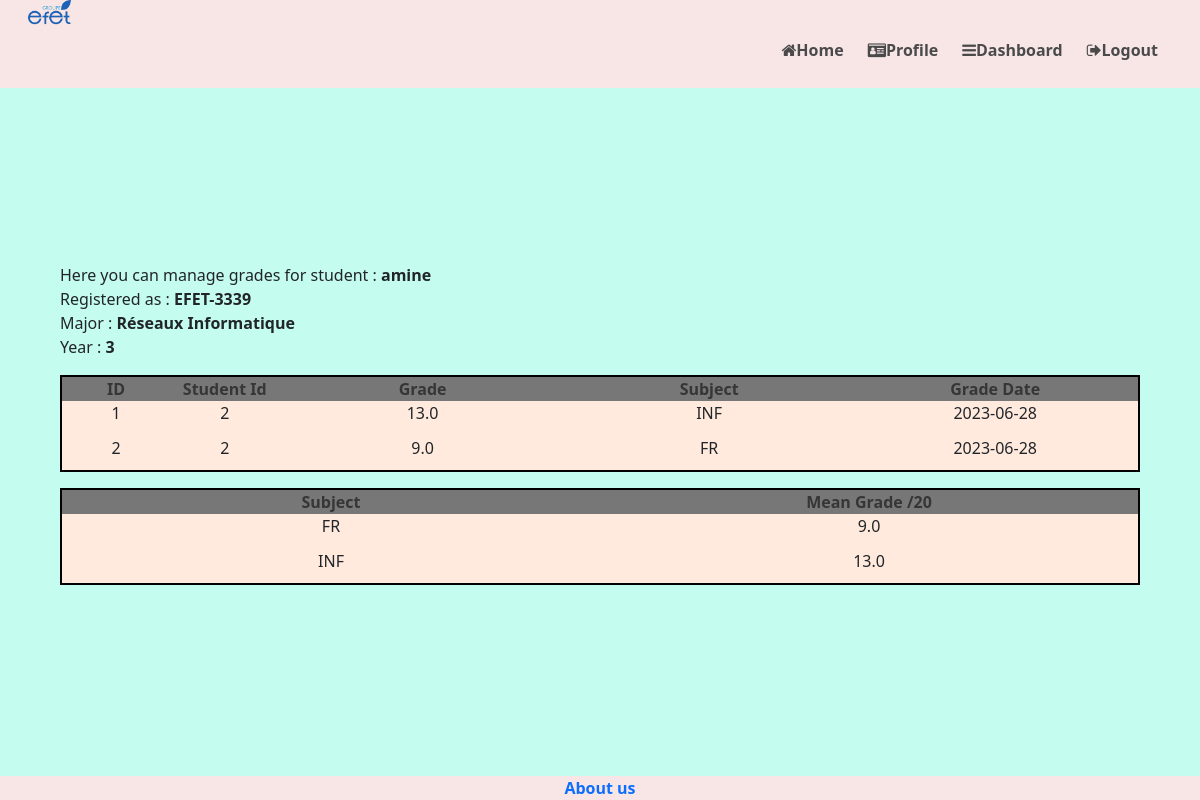
/consultGradesStudent/2 (signed in), run on the app's committed database.
### models.py (models this page shows)
class User(UserMixin, db.Model):
    id = db.Column(db.Integer, primary_key=True) # primary keys are required by SQLAlchemy
    email = db.Column(db.String(100), unique=True)
    password = db.Column(db.String(100))
    name = db.Column(db.String(1000))
    role = db.Column(db.String(1000))
    age = db.Column(db.Integer)
    address = db.Column(db.String(1000))
    registration = db.Column(db.String(1000))
    gender = db.Column(db.String(1000))
    profile_picture = db.Column(db.String(1000))
    about_me = db.Column(db.String(1000))
    phone = db.Column(db.String(100))
    major = db.Column(db.String(100))
    register_date = db.Column(db.Date)
    year = db.Column(db.Integer)

class Grade(db.Model):
    id = db.Column(db.Integer, primary_key=True)
    student_id = db.Column(db.Integer)
    grade = db.Column(db.Float)
    subject = db.Column(db.String(1000))
    grade_date = db.Column(db.Date)

### main.py (the view)
@main.route('/consultGradesStudent/<user_id>')
@login_required
def consultGradesStudent(user_id):
    if int(user_id) == current_user.id or current_user.role == 'admin':
        all_grades = get_all_grades(user_id)
        student_infos = get_student_infos(user_id)
        grades_mean = get_grades_mean(user_id)
        return render_template('grades_student.html', all_grades=all_grades, student_infos=student_infos, grades_mean=grades_mean)
    else:
        return redirect('/forbidden')

### __init__.py (called while the page is built)
def create_app():
    app = Flask(__name__) # creates the Flask instance, __name__ is
    app.config['SECRET_KEY'] = 'secret-key-goes-here' # it is used
    app.config['SQLALCHEMY_DATABASE_URI'] = 'sqlite:///db.sqlite'
    app.config['SQLALCHEMY_TRACK_MODIFICATIONS'] = False
    db.init_app(app) # Initialiaze sqlite database
    login_manager = LoginManager() # Create a Login Manager instance
    login_manager.login_view = 'auth.login' # define the redirection
    login_manager.init_app(app) # configure it for login
    from models import User
    @login_manager.user_loader
    def load_user(user_id): #reload user object from the user ID
        return User.query.get(int(user_id))
    from auth import auth as auth_blueprint
    app.register_blueprint(auth_blueprint)
    from main import main as main_blueprint
    app.register_blueprint(main_blueprint)
    return app

### tools.py (called while the page is built)
def connect_db():
    sql = sqlite3.connect('./instance/db.sqlite')
    sql.row_factory = sqlite3.Row
    return sql

def get_db():
    if not hasattr(g, 'sqlite3'):
        g.sqlite3_db = connect_db()
    return g.sqlite3_db

def get_student_infos(student_id):
    user = User.query.filter_by(id=student_id).first()
    return user

def get_all_grades(student_id):
    grades = Grade.query.filter_by(student_id=student_id)
    return grades

def get_grades_mean(student_id):
    db = get_db()
    cursor = db.execute(f"select sum(grade)/count(*) AS mean, subject from grade where student_id = {student_id} group by subject;")
    grades_mean = cursor.fetchall()
    return grades_mean

### templates/grades_student.html (shortened to what this page needs)
{% extends "base.html" %}
{% block head %}
<link rel="stylesheet" href="https://cdn.jsdelivr.net/npm/bootstrap@4.6.0/dist/css/bootstrap.css">
<link rel="stylesheet" href="https://cdnjs.cloudflare.com/ajax/libs/font-awesome/5.15.2/css/fontawesome.min.css">
{% endblock head %}
{% block content %}
<p class="font-weight-normal" style="text-align:left;">
    Here you can manage grades for student : <b>{{ student_infos.name }}</b><br>
    Registered as : <b>{{ student_infos.registration }}</b><br>
    Major : <b>{{ student_infos.major }}</b><br>
    Year : <b>{{ student_infos.year }}</b>
</p>
<table style="width: 100%">
    <colgroup>
       <col span="1" style="width: 8%;">
       <col span="1" style="width: 8%;">
       <col span="1" style="width: 21%;">
       <col span="1" style="width: 21%;">
       <col span="1" style="width: 21%;">
    </colgroup>
    <thead>
        <tr>
            <th style="background-color: #777; text-align: center">ID</th>
            <th style="background-color: #777; text-align: center">Student Id</th>
            <th style="background-color: #777; text-align: center">Grade</th>
            <th style="background-color: #777; text-align: center">Subject</th>
            <th style="background-color: #777; text-align: center">Grade Date</th>
        </tr>
    </thead>
    <tbody>
        {% for grade in all_grades %}
        <tr style="height:35px;">
            <td style="background-color: #FFEADD; text-align: center">{{ grade.id }}</td>
            <td style="background-color: #FFEADD; text-align: center">{{ grade.student_id }}</td>
            <td style="background-color: #FFEADD; text-align: center">{{ grade.grade }}</td>
            <td style="background-color: #FFEADD; text-align: center">{{ grade.subject }}</td>
            <td style="background-color: #FFEADD; text-align: center">{{ grade.grade_date }}</td>
        </tr>
        {% endfor %}
    </tbody>
</table>
<table style="width: 100%">
    <colgroup>
       <col span="1" style="width: 8%;">
       <col span="1" style="width: 8%;">
    </colgroup>
    <thead>
        <tr>
            <th style="background-color: #777; text-align: center">Subject</th>
            <th style="background-color: #777; text-align: center">Mean Grade /20</th>
        </tr>
    </thead>
    <tbody>
        {% for grade_mean_row in grades_mean %}
        <tr style="height:35px;">
            <td style="background-color: #FFEADD; text-align: center">{{ grade_mean_row.subject }}</td>
            <td style="background-color: #FFEADD; text-align: center">{{ grade_mean_row.mean }}</td>
        </tr>
        {% endfor %}
    </tbody>
</table>
{% endblock %}

### templates/grades_student.html (style rules this page uses)
table, th, td { border: 2px solid black; padding: 5px; }
table { border-spacing: 15px; }

### data on the page
User: name "amine", registration "EFET-3339", major "Réseaux Informatique", year "3"
Grade: id "1", student_id "2", grade "13.0", subject "INF", grade_date "2023-06-28", mean "13.0"
Grade: id "2", student_id "2", grade "9.0", subject "FR", grade_date "2023-06-28"

### other printed values
{{ grade_mean_row.subject }} "FR"
{{ grade_mean_row.mean }} "9.0"
